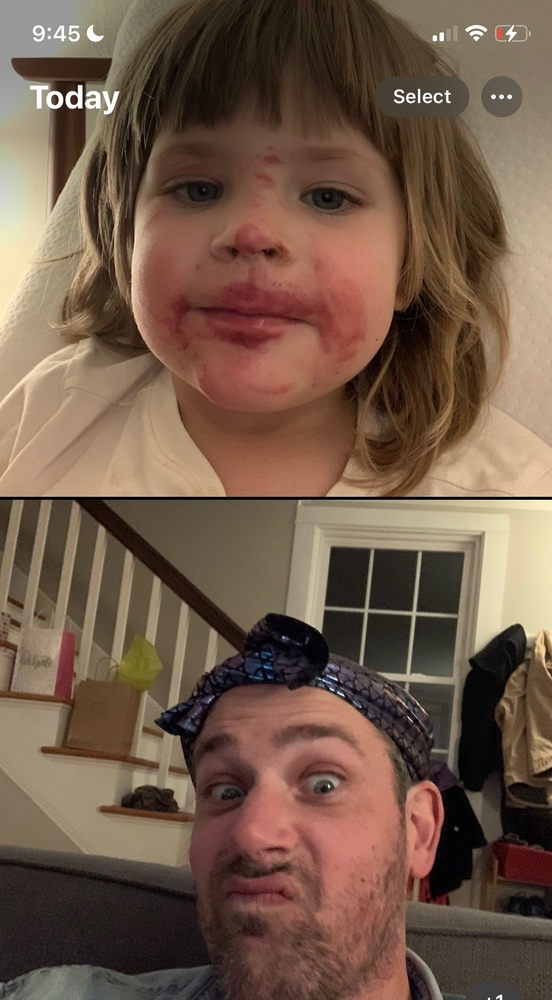
#> input picture scripting/img/nov_22.jpeg, 552 x 1000 px, shrunk from 1124 x 2037 before the run
$ python script.py
#> lines starting #> are read from the running program, lines starting #| are printed output that depends on the picture
from PIL import Image, ImageFilter

img = Image.open("./img/nov_22.jpeg")
#> img is the input picture: PIL image 552x1000 RGB; mean R, G, B 114.2, 90.2, 73.6
filtered_img = img.filter(ImageFilter.BLUR)
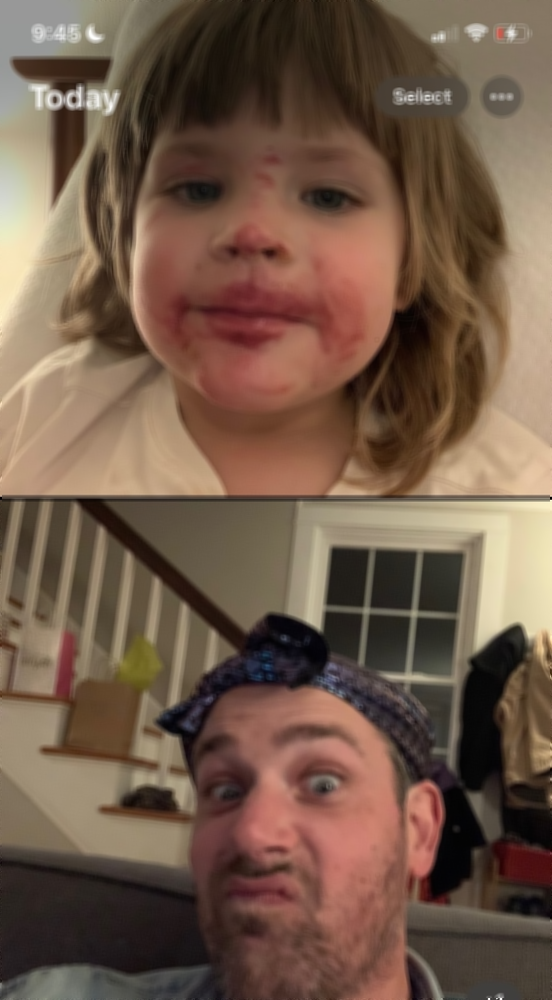
#> filtered_img: PIL image 552x1000 RGB; mean R, G, B 114.2, 90.3, 73.6
convert_img = img.convert("L")
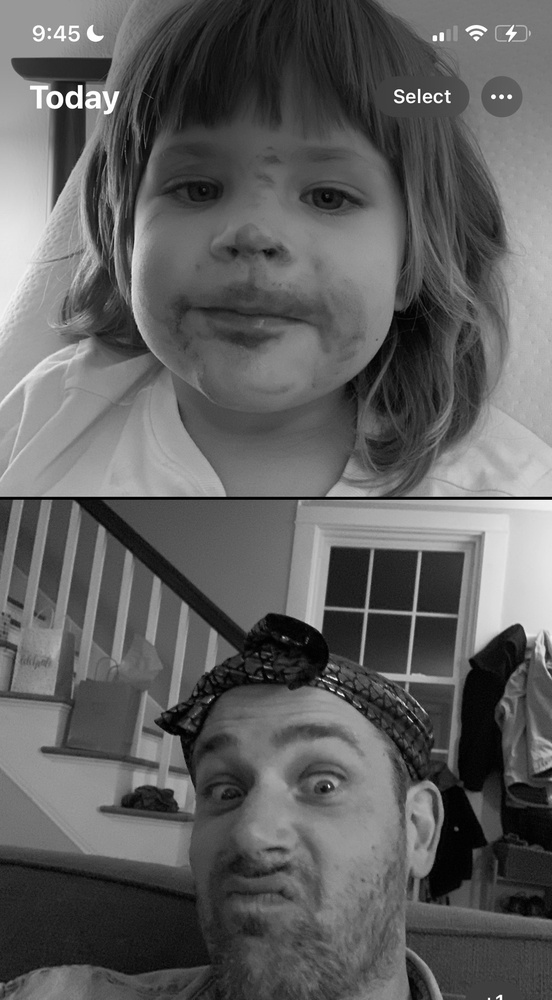
#> convert_img: PIL image 552x1000 L; min 0, max 255, mean 95.5
print(img.size, img.format, img.mode)
#| (552, 1000) JPEG RGB
# filtered_img.save("./img/blur.png", "png")
convert_img.show()
